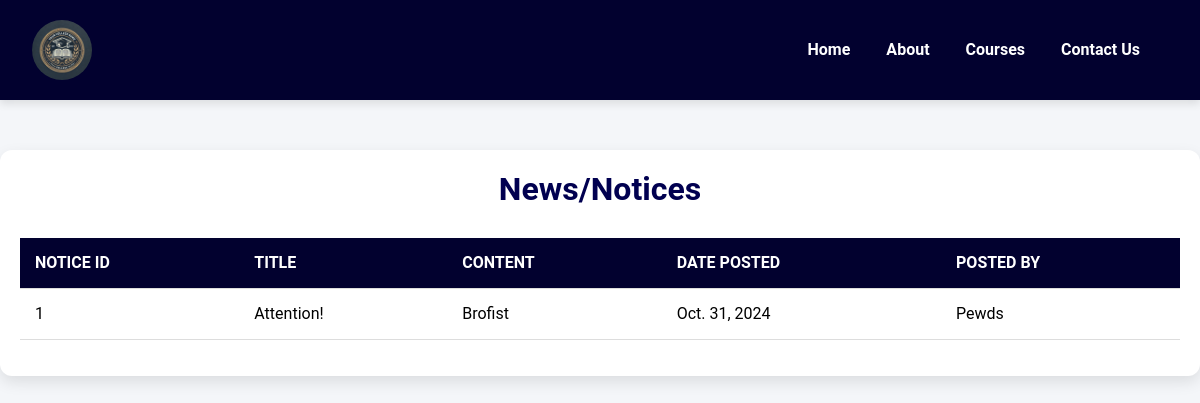
Page /show-news-notices/ on the committed database.
### dbms/models.py (models this page shows, shortened)
class NewsNotice(models.Model):
    id = models.AutoField(primary_key=True)
    title = models.CharField(max_length=255)
    content = models.TextField()
    date_posted = models.DateField()
    posted_by = models.CharField(max_length=100)

### dbms/views.py (the view)
# urls.py: path('show-news-notices/', show_news_notices, name='show_news_notices'),
def show_news_notices(request):
    news_notices = NewsNotice.objects.all()  # Fetch all news/notice records
    context = {
        'news_notices': news_notices,
    }
    return render(request, 'show_news_notices.html', context)

### templates/show_news_notices.html (shortened to what this page needs)
{%load static%}
<!DOCTYPE html>
<html lang="en">
<head>
    <link rel="stylesheet" href="https://cdn.jsdelivr.net/npm/bootstrap@5.3.3/dist/css/bootstrap.min.css" />
    <link rel="stylesheet" href="https://cdn.jsdelivr.net/npm/bootstrap@5.3.3/dist/css/bootstrap.min.css" />
    <link rel="stylesheet" href="{% static 'lib.css' %}" />
</head>
<body>
    <nav class="navbar navbar-expand-lg">
        <div class="container-fluid">
            <a class="navbar-brand" href="#">
                <img src="{% static 'images/logo.png' %}" alt="College Logo" />
            </a>
            <div class="collapse navbar-collapse" id="navbarNav">
                <ul class="navbar-nav ms-auto">
                    <li class="nav-item">
                        <a class="nav-link" href="{% url 'home' %}"> <b>Home</b></a>
                    </li>
                    <li class="nav-item">
                        <a class="nav-link" href="{% url 'about' %}"> <b>About</b></a>
                    </li>
                    <li class="nav-item">
                        <a class="nav-link" href="{% url 'show_courses' %}"> <b>Courses</b></a>
                    </li>
                    <li class="nav-item">
                        <a class="nav-link" href="{% url 'contact' %}"> <b>Contact Us</b></a>
                    </li>
                </ul>
            </div>
        </div>
    </nav>
    <div class="container">
        <h2>News/Notices</h2>
        <table class="table">
            <thead>
                <tr>
                    <th>Notice ID</th>
                    <th>Title</th>
                    <th>Content</th>
                    <th>Date Posted</th>
                    <th>Posted By</th>
                </tr>
            </thead>
            <tbody>
                {% for notice in news_notices %}
                <tr>
                    <td>{{ notice.id }}</td>
                    <td>{{ notice.title }}</td>
                    <td>{{ notice.content }}</td>
                    <td>{{ notice.date_posted }}</td>
                    <td>{{ notice.posted_by }}</td>
                </tr>
                {% endfor %}
            </tbody>
        </table>
    </div>
</body>
</html>

### dbms/static/lib.css (style rules this page uses)
*, *::before, *::after { box-sizing: border-box; margin: 0; padding: 0; }
body { background-color: #f4f6f9; font-family: "Roboto", sans-serif; color: #333; line-height: 1.6; font-size: 16px; }
.navbar { background-color: #02012f; padding: 15px 20px; box-shadow: 0 4px 8px rgba(0, 0, 0, 0.1); }
.navbar-brand { display: flex; align-items: center; }
.navbar-brand img { height: 60px; border-radius: 50%; margin-right: 10px; }
.nav-link { color: #ffffff !important; margin-right: 20px; font-size: 1rem; font-weight: 500; transition: color 0.3s ease; }

### templates/show_news_notices.html (style rules this page uses)
.container { max-width: 1200px; margin: 50px auto; padding: 20px; background-color: #ffffff; border-radius: 12px; box-shadow: 0 6px 15px rgba(0, 0, 0, 0.1); }
body { font-family: "Roboto", sans-serif; }
.table { width: 100%; border-collapse: collapse; margin-top: 20px; text-align: left; background-color: #f4f6f9; }
.table th, .table td { padding: 12px 15px; border-bottom: 1px solid #ddd; }
.table th { background-color: #02012f; color: #ffffff; font-weight: 700; text-transform: uppercase; }
h2 { text-align: center; color: #010050; font-size: 2rem; margin-bottom: 30px; font-weight: 600; }

### rows in the picture
NewsNotice: id "1", title "Attention!", content "Brofist", date_posted "Oct. 31, 2024", posted_by "Pewds"
